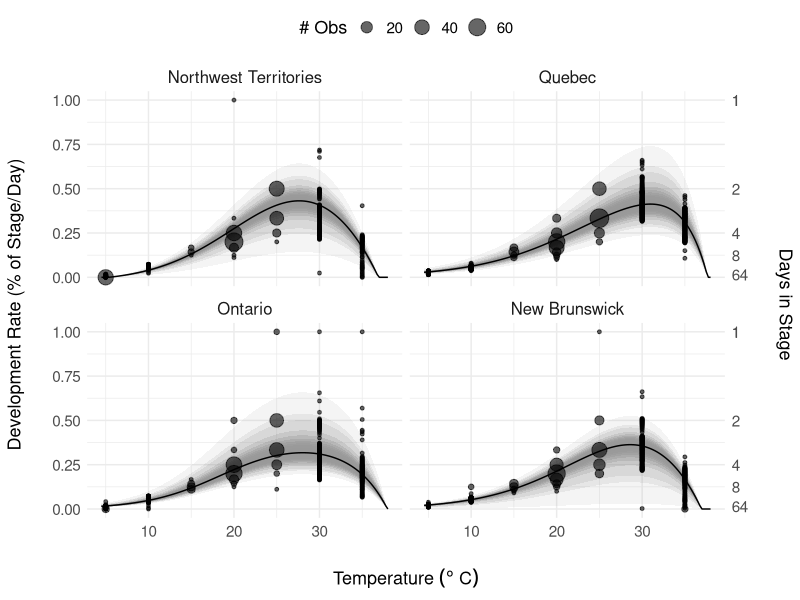
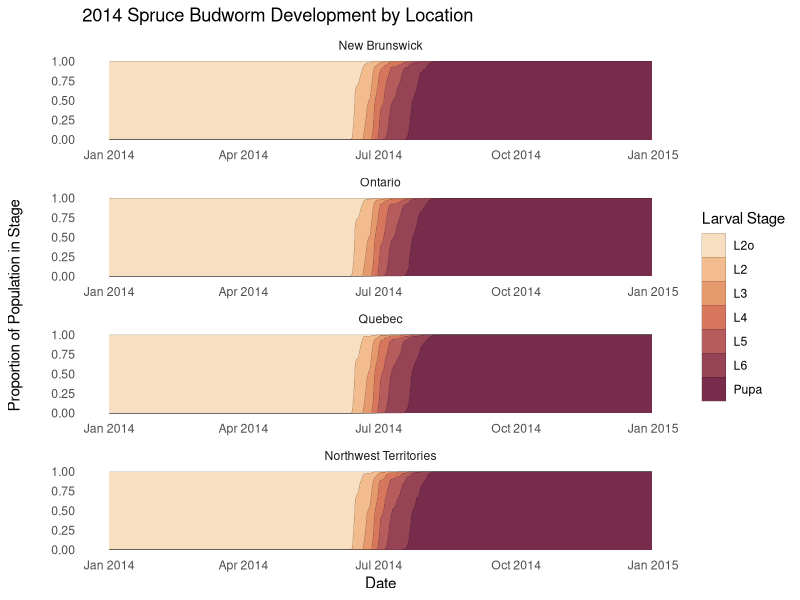

Reproduce these figures in R, in order.
library(tidyverse)
library(RColorBrewer)
library(colorspace)
## Read necessary data files ##
allfits <- read.csv('prov_fits.csv', header = TRUE)
ttm.df <- read.csv('ttm_df.csv', header = TRUE)
sims.all.df <- read.csv('sd_data.csv', header = TRUE)

##### Plot 2 #####
## Input temp vector, province and stage, and return dev rate
pred.mod.prov <- function(temp, pr, st) {
  fit <- subset(allfits, prov == pr & stage == st)
  params <- as.numeric(fit[,1:4])
  tau <- sapply(temp, function(x) {max(0, (x-4.4)/(38-4.4))})
  params <- as.numeric(params)
  pred <- params[1]*(1/(1 + exp(params[2] - params[3]*tau)) - exp((tau - 1)/params[4]))
  pred <- sapply(pred, function(x) {max(x, 0)})
  return(pred)
}

## Input parameters and quantile, and output respective variation multiplier
pred.var <- function(params, quantile) {
  params <- as.numeric(params)
  delta <- 1-(1/params[2])*log((quantile^(-params[1]) - 1)/(0.5^(-params[1]) - 1))
  return(delta)
}

stages <- c('L2', 'L3', 'L4', 'L5', 'L6')
temps <- seq(4.5, 38, by = 0.25)
plev <- c('in', 'qc', 'on', 'nb','ip')

## Generate curves for ribbons
dev.lst <- lapply(1:nrow(allfits), function(x) {
  af <- allfits[x,]
  prov <- as.character(af$prov)
  stage <- as.character(af$stage)
  p <- pred.mod.prov(temp = temps, prov, stage)
  data <- data.frame('temp' = temps, 'rate' = p, prov, stage)
  q <- af$q
  k <- af$k
  sq <- seq(0.01, 0.99, by = 0.01)
  sq <- c(0.001, sq, 0.999)
  pr <- pred.var(c(q, k), sq)
  p.mat <- matrix(p, nr = length(p))
  pr.mat <- matrix(pr, nr = 1)
  ribbons <- p.mat %*% pr.mat
  colnames(ribbons) <- sapply(sq, function(x) {sprintf('q%s', x*100)})
  data <- cbind(data, ribbons)
  return(data)
})
dev <- do.call('rbind', dev.lst)
dev <- subset(dev, stage %in% c('L2', 'L3', 'L4', 'L5', 'L6'))

## Re-order province factor levels
plev <- c('in', 'qc', 'on', 'nb','ip')
dev$prov <- factor(dev$prov, levels = plev)
ttm.df$prov <- factor(ttm.df$prov, levels = plev)

## Create facet labels
prov.labs <- c('Northwest Territories', 'Quebec', 
               'Ontario', 'New Brunswick', 'Lab-Reared')
names(prov.labs) <- levels(dev$prov)

## Remove lab-reared data
dev2 <- dev
dev2 <- subset(dev2, prov != 'ip')
dev2$prov <- factor(dev2$prov)
ttm.df2 <- ttm.df
ttm.df2 <- subset(ttm.df, prov != 'ip')
ttm.df2$prov <- factor(ttm.df2$prov)

## Plot 2 Code
s <- 'L3'
ggplot(data = subset(dev2, stage == s), 
       aes(x = temp, y = rate)) +
  scale_y_continuous(limits = c(0, 1), 
                     sec.axis = sec_axis(~1/., breaks = round(1/c(seq(1, 0.25, by = -0.25), 0.125, 1/64)), 
                                         name = 'Days in Stage'))+
  theme_minimal() +
  facet_wrap(~prov, labeller = labeller(prov = prov.labs)) +
  geom_ribbon(aes(ymin = q0.1, ymax = q99.9), alpha = 0.1, fill = 'gray60') +
  geom_ribbon(aes(ymin = q1, ymax = q99), alpha = 0.15, fill = 'gray60') +
  geom_ribbon(aes(ymin = q2, ymax = q98), alpha = 0.175, fill = 'gray60') +
  geom_ribbon(aes(ymin = q6, ymax = q94), alpha = 0.25, fill = 'gray60') +
  geom_ribbon(aes(ymin = q10, ymax = q90), alpha = 0.325, fill = 'gray60') +
  geom_ribbon(aes(ymin = q14, ymax = q86), alpha = 0.4, fill = 'gray60') +
  geom_ribbon(aes(ymin = q18, ymax = q82), alpha = 0.475, fill = 'gray60') +
  geom_ribbon(aes(ymin = q22, ymax = q78), alpha = 0.55, fill = 'gray60') +
  geom_ribbon(aes(ymin = q26, ymax = q74), alpha = 0.625, fill = 'gray60') +
  geom_ribbon(aes(ymin = q30, ymax = q70), alpha = 0.7, fill = 'gray60') +
  geom_ribbon(aes(ymin = q34, ymax = q66), alpha = 0.775, fill = 'gray60') +
  geom_ribbon(aes(ymin = q38, ymax = q62), alpha = 0.85, fill = 'gray60') +
  geom_ribbon(aes(ymin = q42, ymax = q58), alpha = 0.925, fill = 'gray60') +
  geom_ribbon(aes(ymin = q46, ymax = q54), alpha = 1, fill = 'gray60') +
  geom_line() +
  geom_point(data = subset(ttm.df2, stage == s), 
             aes(x = temp, y = rate, 
                 size = count), shape = 19, alpha = 0.6)+
  guides(color = FALSE, fill = FALSE) +
  labs(x = expression("Temperature " ( degree~C)), 
       y = 'Development Rate (% of Stage/Day)', 
       size = '# Obs') +
  theme(axis.title.y = element_text(margin = margin(t = 0, r = 20, b = 0, l = 0), size = 13),
        axis.title.x = element_text(margin = margin(t = 20, r = 0, b = 0, l = 0), size = 13),
        axis.title.y.right = element_text(margin = margin(t = 0, r = 0, b = 0, l = 20)),
        legend.position = 'top', 
        title = element_text(size = 15),
        legend.title = element_text(size = 13),
        strip.text.x = element_text(size = 12),
        axis.text = element_text(size = 11),
        legend.text = element_text(size = 11))  

##### Plot 3 #####
## Change strings to dates and re-order factor levels
sims.all.df$date <- as.Date(sims.all.df$date)
sims.all.df$stage <- factor(sims.all.df$stage, levels = c('L2o', stages, 'Pupa'))
sims.all.df$prov <- factor(sims.all.df$prov, levels = c('nb', 'on', 'qc', 'in'))

## Set colour scheme
cl <- rev(sequential_hcl(7, "BurgYl"))

## Static Plot 3 Code
ggplot(data=subset(sims.all.df, year == 2014), 
            aes(x=date, y = proportion, group=stage, fill=stage)) +
  scale_fill_manual(values = cl) +
  geom_density(position="fill", stat = 'identity', lwd = 0.05) +
  theme_minimal() +
  theme(panel.grid.major = element_blank(), 
        panel.grid.minor = element_blank(),
        axis.title.y = element_text(margin = margin(t = 0, r = 20, b = 0, l = 0))) +
  facet_wrap(~prov, scales = 'free_x', ncol = 1, 
             labeller = labeller(prov = prov.labs)) +
  labs(y = 'Proportion of Population in Stage', 
       fill = 'Larval Stage', x = 'Date', 
       title = '2014 Spruce Budworm Development by Location') +
  guides(alpha = FALSE)
